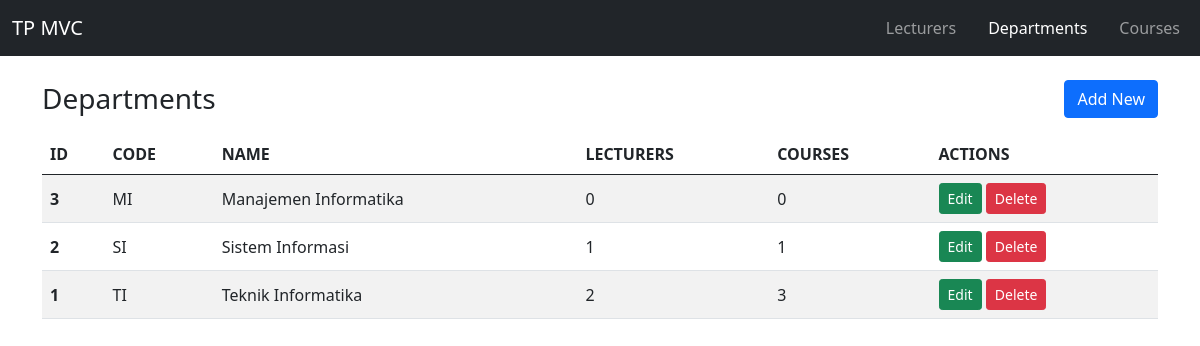
Screenshot of /tp_mvc25/index.php?c=departments&a=index with the database file from the repository.
### tables this page shows
CREATE TABLE `departments` (
  `id`         INT UNSIGNED NOT NULL AUTO_INCREMENT,
  `code`       VARCHAR(10)  NOT NULL,
  `name`       VARCHAR(100) NOT NULL,
  `created_at` TIMESTAMP    NOT NULL DEFAULT CURRENT_TIMESTAMP,
  PRIMARY KEY (`id`),
  UNIQUE KEY `uq_departments_code` (`code`)
);

### tp_mvc25/core/Controller.php (called while the page is built, shortened)
<?php
abstract class Controller
{
    protected function view(string $view, array $data = []): void
    {
        extract($data);
        $viewFile = __DIR__ . "/../app/views/$view.php";
        require $viewFile;
        require __DIR__ . '/../app/views/layouts/main.php';
    }
}

### tp_mvc25/app/controllers/DepartmentsController.php (called while the page is built, shortened)
<?php
class DepartmentsController extends Controller
{
    private Department $departments;
    public function __construct()
    {
        $this->departments = new Department();
    }
    public function index(): void
    {
        $this->view('departments/index', [
            'title' => 'Departments',
            'rows'  => $this->departments->allWithCounts(),
        ]);
    }
}

### tp_mvc25/index.php (called while the page is built, shortened)
<?php
require __DIR__ . '/core/helpers.php';
require __DIR__ . '/core/Controller.php';
$config = require __DIR__ . '/config/config.php';
$a = preg_replace('/[^a-zA-Z]/', '', $_GET['a'] ?? $config['default_action']);
$controller = new $class();
$controller->$a();

### tp_mvc25/core/helpers.php (called while the page is built, shortened)
<?php
function e($v): string
{
    return htmlspecialchars((string) $v, ENT_QUOTES, 'UTF-8');
}
function url(string $controller, string $action = 'index', array $params = []): string
{
    return 'index.php?' . http_build_query(['c' => $controller, 'a' => $action] + $params);
}

### tp_mvc25/app/models/Department.php (called while the page is built, shortened)
<?php
class Department extends Model
{
    public function allWithCounts(): array
    {
        $sql = "SELECT d.*,
                  (SELECT COUNT(*) FROM lecturers l WHERE l.department_id = d.id) AS lecturer_count,
                  (SELECT COUNT(*) FROM courses c WHERE c.department_id = d.id)   AS course_count
                FROM departments d ORDER BY d.name";
        return $this->db->query($sql)->fetchAll();
    }
}

### tp_mvc25/app/views/departments/index.php (the view, shortened to what this page needs)
<div class="d-flex justify-content-between align-items-center mb-3">
  <h3 class="m-0">Departments</h3>
  <a class="btn btn-primary" href="<?= url('departments', 'create') ?>">Add New</a>
</div>
<table class="table table-striped align-middle">
  <thead>
    <tr><th>ID</th><th>CODE</th><th>NAME</th><th>LECTURERS</th><th>COURSES</th><th>ACTIONS</th></tr>
  </thead>
  <tbody>
    <?php foreach ($rows as $r): ?>
      <tr>
        <th><?= e($r['id']) ?></th>
        <td><?= e($r['code']) ?></td>
        <td><?= e($r['name']) ?></td>
        <td><?= e($r['lecturer_count']) ?></td>
        <td><?= e($r['course_count']) ?></td>
        <td class="text-nowrap">
          <a class="btn btn-success btn-sm" href="<?= url('departments', 'edit', ['id' => $r['id']]) ?>">Edit</a>
          <form class="d-inline" method="post" action="<?= url('departments', 'delete') ?>"
                onsubmit="return confirm('Hapus program studi ini?')">
            <button class="btn btn-danger btn-sm" type="submit">Delete</button>
          </form>
        </td>
      </tr>
    <?php endforeach; ?>
  </tbody>
</table>

### rows the page displays
departments: id "3", code "MI", name "Manajemen Informatika", lecturer_count "0", course_count "0"
departments: id "2", code "SI", name "Sistem Informasi", lecturer_count "1", course_count "1"
departments: id "1", code "TI", name "Teknik Informatika", lecturer_count "2", course_count "3"

### other values shown
$label "Lecturers"
$label "Departments"
$label "Courses"
